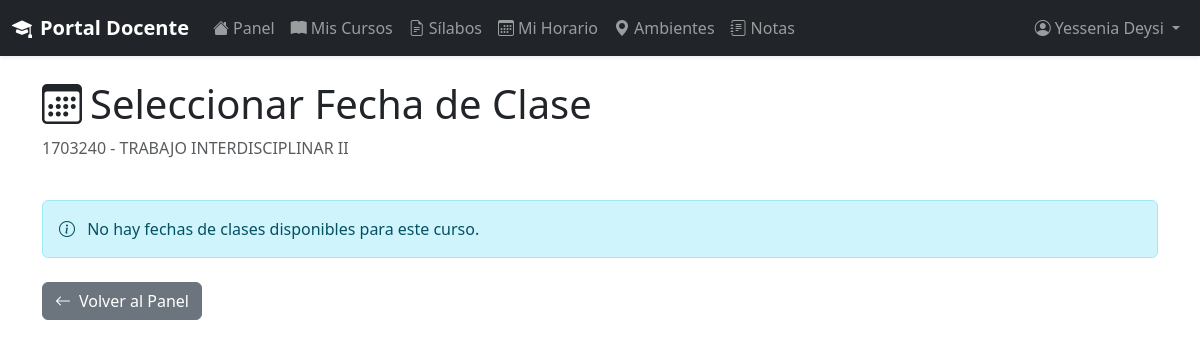
The page /asistencia/profesor/curso/1703240/seleccionar-fecha/ (signed in) on the database as committed earlier.
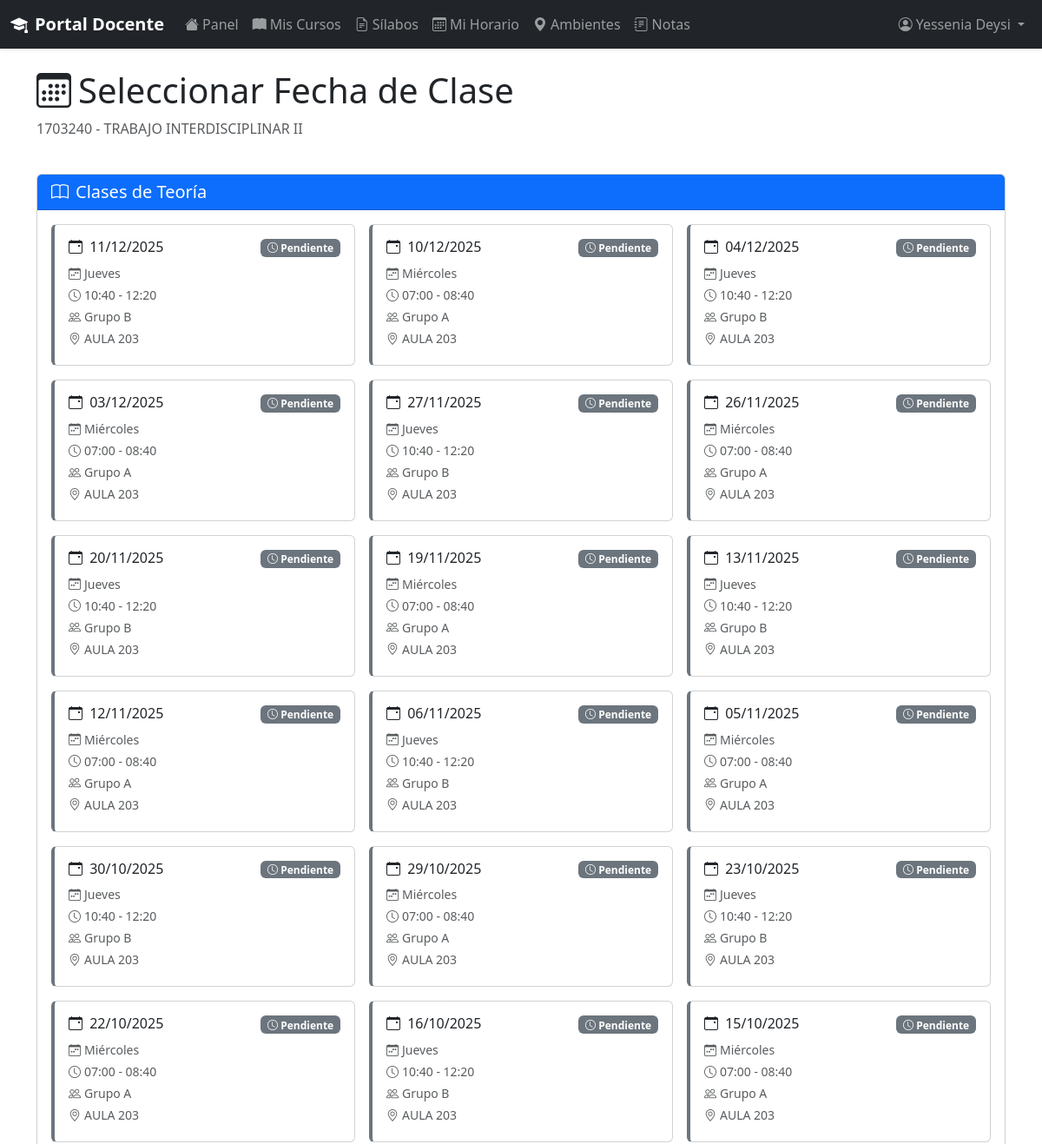
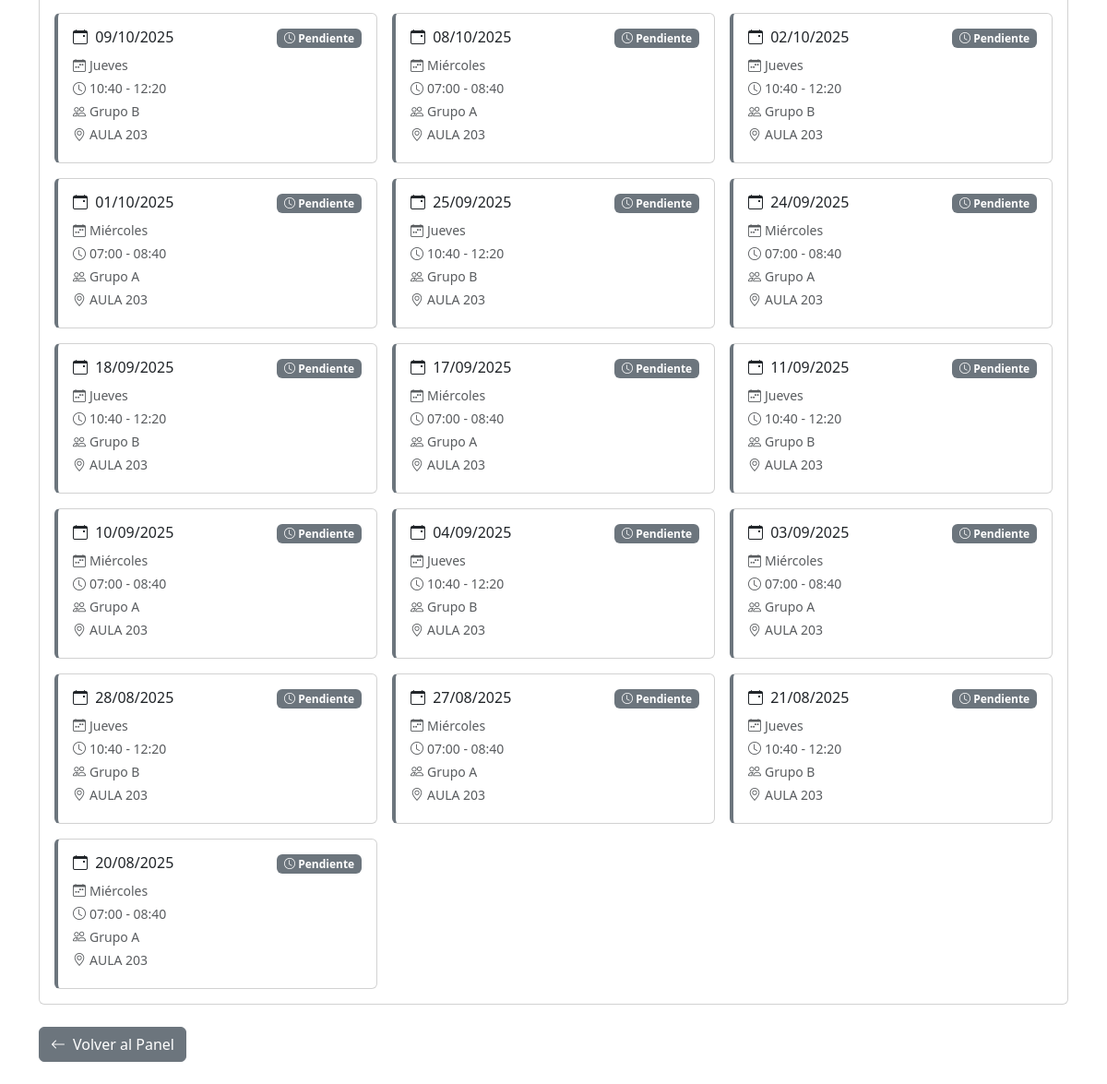
The same page on the database as committed later (2 pictures, top to bottom).
### app/models/usuario/models.py (models this page shows, shortened)
class Usuario(AbstractBaseUser, PermissionsMixin):
    codigo = models.CharField(max_length=20, unique=True, primary_key=True)
    nombres = models.CharField(max_length=100)
    apellidos = models.CharField(max_length=100)
    email = models.EmailField(unique=True, validators=[EmailValidator()])
    telefono = models.CharField(max_length=20, blank=True, null=True)
    dni = models.CharField(
        max_length=8,
        unique=True,
        validators=[RegexValidator(regex=r'^\d{8}$', message='DNI debe tener 8 dígitos')]
    )
    tipo_usuario = models.ForeignKey(
        TipoUsuario,
        on_delete=models.PROTECT,
        related_name='usuarios'
    )
    estado_cuenta = models.ForeignKey(
        EstadoCuenta,
        on_delete=models.PROTECT,
        related_name='usuarios',
        default='ACTIVO'
    )
    permisos_usuario = models.ManyToManyField(
        Permiso,
        related_name='usuarios',
        blank=True
    )
    fecha_registro = models.DateTimeField(auto_now_add=True)
    fecha_actualizacion = models.DateTimeField(auto_now=True)
    ultimo_acceso = models.DateTimeField(null=True, blank=True)
    direccion_ip_ultimo_acceso = models.GenericIPAddressField(null=True, blank=True)
    is_active = models.BooleanField(default=True)
    is_staff = models.BooleanField(default=False)
    is_superuser = models.BooleanField(default=False)
    objects = UsuarioManager()
    USERNAME_FIELD = 'email'
    REQUIRED_FIELDS = ['codigo', 'nombres', 'apellidos', 'dni']
    class Meta:
        db_table = 'usuario'
        verbose_name = 'Usuario'
        verbose_name_plural = 'Usuarios'
        ordering = ['apellidos', 'nombres']

### app/models/curso/models.py (models this page shows, shortened)
class Curso(models.Model):
    codigo = models.CharField(max_length=20, unique=True, primary_key=True)
    nombre = models.CharField(max_length=200)
    descripcion = models.TextField(blank=True, null=True)
    creditos = models.IntegerField(default=3)
    horas_teoria = models.IntegerField(default=2)
    horas_practica = models.IntegerField(default=2)
    horas_laboratorio = models.IntegerField(default=0)
    semestre_recomendado = models.IntegerField(default=1)
    escuela = models.ForeignKey(
        Escuela,
        on_delete=models.PROTECT,
        related_name='cursos'
    )
    prerequisitos = models.ManyToManyField(
        'self',
        symmetrical=False,
        related_name='cursos_siguientes',
        blank=True
    )
    fecha_creacion = models.DateTimeField(auto_now_add=True)
    fecha_actualizacion = models.DateTimeField(auto_now=True)
    is_active = models.BooleanField(default=True)
    tiene_grupo_b = models.BooleanField(
        default=False,
        help_text='Si el curso tiene dos grupos (A y B)'
    )
    class Meta:
        db_table = 'curso'
        verbose_name = 'Curso'
        verbose_name_plural = 'Cursos'
        ordering = ['codigo']

### app/models/asistencia/models.py (models this page shows, shortened)
class Ubicacion(models.Model):
    TIPO_UBICACION = [
        ('AULA', 'Aula'),
        ('LABORATORIO', 'Laboratorio'),
        ('AUDITORIO', 'Auditorio'),
        ('BIBLIOTECA', 'Biblioteca'),
        ('VIRTUAL', 'Virtual'),
    ]
    codigo = models.CharField(max_length=20, unique=True, primary_key=True)
    nombre = models.CharField(max_length=100)
    tipo = models.CharField(max_length=20, choices=TIPO_UBICACION)
    pabellon = models.CharField(max_length=50, blank=True, null=True)
    piso = models.IntegerField(null=True, blank=True)
    capacidad = models.IntegerField(default=30)
    tiene_proyector = models.BooleanField(default=False)
    tiene_computadoras = models.BooleanField(default=False)
    descripcion = models.TextField(blank=True, null=True)
    is_active = models.BooleanField(default=True)
    class Meta:
        db_table = 'ubicacion'
        verbose_name = 'Ubicación'
        verbose_name_plural = 'Ubicaciones'

### app/models/horario/models.py (models this page shows, shortened)
class Horario(models.Model):
    DIAS_SEMANA = [
        (1, 'Lunes'),
        (2, 'Martes'),
        (3, 'Miércoles'),
        (4, 'Jueves'),
        (5, 'Viernes'),
        (6, 'Sábado'),
        (7, 'Domingo'),
    ]
    TIPO_CLASE = [
        ('TEORIA', 'Teoría'),
        ('PRACTICA', 'Práctica'),
        ('LABORATORIO', 'Laboratorio'),
        ('RESERVA', 'Reserva de Ambiente'),
    ]
    curso = models.ForeignKey(
        Curso,
        on_delete=models.CASCADE,
        related_name='horarios',
        null=True,
        blank=True
    )
    profesor = models.ForeignKey(
        Profesor,
        on_delete=models.SET_NULL,
        null=True,
        related_name='horarios'
    )
    ubicacion = models.ForeignKey(
        Ubicacion,
        on_delete=models.SET_NULL,
        null=True,
        related_name='horarios'
    )
    dia_semana = models.IntegerField(choices=DIAS_SEMANA)
    hora_inicio = models.TimeField()
    hora_fin = models.TimeField()
    tipo_clase = models.CharField(max_length=20, choices=TIPO_CLASE)
    periodo_academico = models.CharField(max_length=20)
    grupo = models.CharField(max_length=10, default='A')
    fecha_inicio = models.DateField()
    fecha_fin = models.DateField()
    is_active = models.BooleanField(default=True)
    observaciones = models.TextField(blank=True, null=True)
    es_reserva_extra = models.BooleanField(default=False)
    class Meta:
        db_table = 'horario'
        verbose_name = 'Horario'
        verbose_name_plural = 'Horarios'
        ordering = ['dia_semana', 'hora_inicio']

### app/models/asistencia/views.py (the view)
# urls.py: path('profesor/curso/<str:curso_id>/seleccionar-fecha/', views.seleccionar_fecha_asistencia, name='seleccionar_fecha_asistencia'),
@never_cache
@login_required
def seleccionar_fecha_asistencia(request, curso_id):
    from app.models.horario.models import Horario
    from app.models.usuario.ip_utils import verificar_y_alertar_ip
    try:
        profesor = Profesor.objects.get(usuario=request.user)
    except Profesor.DoesNotExist:
        messages.error(request, 'Solo los profesores pueden acceder a esta página.')
        return redirect('profesor_dashboard')
    es_ip_autorizada, alerta_ip = verificar_y_alertar_ip(
        request,
        profesor,
        f"Acceso a selección de fecha - Curso {curso_id}"
    )
    if not es_ip_autorizada and alerta_ip:
        messages.warning(
            request,
            f'⚠️ Acceso desde IP no autorizada ({alerta_ip.ip_address}). '
            'La secretaría ha sido notificada.'
        )
    curso = get_object_or_404(Curso, codigo=curso_id)
    horarios = Horario.objects.filter(
        profesor=profesor,
        curso=curso,
        is_active=True,
        periodo_academico='2025-B'
    ).order_by('tipo_clase', 'dia_semana', 'hora_inicio')
    from datetime import date, timedelta
    fechas_por_tipo = {
        'TEORIA': [],
        'PRACTICA': [],
        'LABORATORIO': []
    }
    fecha_hoy = timezone.now().date()
    horarios_agrupados = {}
    for horario in horarios:
        clave = (horario.tipo_clase, horario.dia_semana, horario.grupo)
        if clave not in horarios_agrupados:
            horarios_agrupados[clave] = []
        horarios_agrupados[clave].append(horario)
    for (tipo_clase, dia_semana, grupo), lista_horarios in horarios_agrupados.items():
        lista_horarios.sort(key=lambda h: h.hora_inicio)
        horario_principal = lista_horarios[0]
        hora_inicio = horario_principal.hora_inicio
        hora_fin = lista_horarios[-1].hora_fin  # Usar la hora fin del último bloque
        fecha_inicio_min = min(h.fecha_inicio for h in lista_horarios)
        fecha_fin_max = max(h.fecha_fin for h in lista_horarios)
        fecha_actual = fecha_inicio_min
        fecha_fin = min(fecha_fin_max, fecha_hoy)
        while fecha_actual <= fecha_fin:
            if fecha_actual.isoweekday() == dia_semana:
                asistencia_registrada = Asistencia.objects.filter(
                    curso=curso,
                    fecha=fecha_actual,
                    registrado_por=profesor
                ).first()
                fechas_por_tipo[tipo_clase].append({
                    'fecha': fecha_actual,
                    'dia_semana': horario_principal.get_dia_semana_display(),
                    'hora_inicio': hora_inicio,
                    'hora_fin': hora_fin,
                    'grupo': grupo,
                    'ubicacion': horario_principal.ubicacion,
                    'registrada': asistencia_registrada is not None,
                    'tema': asistencia_registrada.tema_clase if asistencia_registrada else None,
                    'horario_id': horario_principal.id
                })
            fecha_actual += timedelta(days=1)
    for tipo in fechas_por_tipo:
        fechas_por_tipo[tipo] = sorted(fechas_por_tipo[tipo], key=lambda x: x['fecha'], reverse=True)
    context = {
        'usuario': request.user,
        'profesor': profesor,
        'curso': curso,
        'fechas_por_tipo': fechas_por_tipo,
        'fecha_hoy': fecha_hoy
    }
    return render(request, 'asistencia/seleccionar_fecha.html', context)

### Templates/asistencia/seleccionar_fecha.html (shortened to what this page needs)
<!doctype html>
<html lang="es">
<head>
    <link href="https://cdn.jsdelivr.net/npm/bootstrap@5.3.2/dist/css/bootstrap.min.css" rel="stylesheet">
    <link rel="stylesheet" href="https://cdn.jsdelivr.net/npm/bootstrap-icons@1.11.1/font/bootstrap-icons.css">
</head>
<body>
                        <nav class="navbar navbar-expand-lg navbar-dark bg-dark shadow-sm">
        <div class="container-fluid">
            <a class="navbar-brand fw-bold" href="{% url 'profesor_dashboard' %}">
                <i class="bi bi-mortarboard-fill me-2"></i>Portal Docente
            </a>
            <div class="collapse navbar-collapse" id="navbarNav">
                <ul class="navbar-nav me-auto">
                    <li class="nav-item">
                        <a class="nav-link {% if request.resolver_match.url_name == 'profesor_dashboard' %}active{% endif %}"
                           href="{% url 'profesor_dashboard' %}">
                            <i class="bi bi-house-fill me-1"></i>Panel
                        </a>
                    </li>
                    <li class="nav-item">
                        <a class="nav-link {% if request.resolver_match.url_name == 'profesor_cursos' %}active{% endif %}"
                           href="{% url 'profesor_cursos' %}">
                            <i class="bi bi-book-fill me-1"></i>Mis Cursos
                        </a>
                    </li>
                    <li class="nav-item">
                        <a class="nav-link {% if request.resolver_match.url_name == 'listar_silabos_profesor' %}active{% endif %}"
                           href="{% url 'listar_silabos_profesor' %}">
                            <i class="bi bi-file-earmark-text me-1"></i>Sílabos
                        </a>
                    </li>
                    <li class="nav-item">
                        <a class="nav-link {% if request.resolver_match.url_name == 'profesor_horario' %}active{% endif %}"
                           href="{% url 'profesor_horario' %}">
                            <i class="bi bi-calendar3 me-1"></i>Mi Horario
                        </a>
                    </li>
                    <li class="nav-item">
                        <a class="nav-link {% if request.resolver_match.url_name == 'profesor_horario_ambiente' %}active{% endif %}"
                           href="{% url 'profesor_horario_ambiente' %}">
                            <i class="bi bi-geo-alt-fill me-1"></i>Ambientes
                        </a>
                    </li>
                    <li class="nav-item">
                        <a class="nav-link {% if 'notas' in request.resolver_match.url_name %}active{% endif %}"
                           href="{% url 'seleccionar_curso_notas' %}">
                            <i class="bi bi-journal-text me-1"></i>Notas
                        </a>
                    </li>
                </ul>
                <ul class="navbar-nav ms-auto">
                    <li class="nav-item dropdown">
                        <a class="nav-link dropdown-toggle" href="#" id="navbarDropdown" role="button" data-bs-toggle="dropdown">
                            <i class="bi bi-person-circle me-1"></i>{{ request.user.nombres }}
                        </a>
                    </li>
                </ul>
            </div>
        </div>
    </nav>
<main class="container mt-4">
    <div class="row mb-4">
        <div class="col">
            <h1><i class="bi bi-calendar3 me-2"></i>Seleccionar Fecha de Clase</h1>
            <p class="text-muted">{{ curso.codigo }} - {{ curso.nombre }}</p>
        </div>
    </div>
    {% if fechas_por_tipo.TEORIA %}
    <div class="card mb-4">
        <div class="card-header bg-primary text-white">
            <h5 class="mb-0"><i class="bi bi-book me-2"></i>Clases de Teoría</h5>
        </div>
        <div class="card-body">
            <div class="row g-3">
                {% for fecha_info in fechas_por_tipo.TEORIA %}
                <div class="col-md-6 col-lg-4">
                    <div class="card fecha-card {% if fecha_info.registrada %}registrada{% else %}pendiente{% endif %}"
                         onclick="window.location.href='{% url 'asistencia_registrar' curso.codigo %}?fecha={{ fecha_info.fecha|date:'Y-m-d' }}&grupo={{ fecha_info.grupo }}'">
                        <div class="card-body">
                            <div class="d-flex justify-content-between align-items-start mb-2">
                                <h6 class="card-title mb-0">
                                    <i class="bi bi-calendar-event me-1"></i>
                                    {{ fecha_info.fecha|date:"d/m/Y" }}
                                </h6>
                                {% if fecha_info.registrada %}
                                <span class="badge bg-success"><i class="bi bi-check-circle"></i> Registrada</span>
                                {% else %}
                                <span class="badge bg-secondary"><i class="bi bi-clock"></i> Pendiente</span>
                                {% endif %}
                            </div>
                            <p class="card-text text-muted small mb-1">
                                <i class="bi bi-calendar-week me-1"></i>{{ fecha_info.dia_semana }}
                            </p>
                            <p class="card-text text-muted small mb-1">
                                <i class="bi bi-clock me-1"></i>{{ fecha_info.hora_inicio|time:"H:i" }} - {{ fecha_info.hora_fin|time:"H:i" }}
                            </p>
                            <p class="card-text text-muted small mb-1">
                                <i class="bi bi-people me-1"></i>Grupo {{ fecha_info.grupo }}
                            </p>
                            {% if fecha_info.ubicacion %}
                            <p class="card-text text-muted small mb-1">
                                <i class="bi bi-geo-alt me-1"></i>{{ fecha_info.ubicacion.nombre }}
                            </p>
                            {% endif %}
                        </div>
                    </div>
                </div>
                {% endfor %}
            </div>
        </div>
    </div>
    {% endif %}
    {% if not fechas_por_tipo.TEORIA and not fechas_por_tipo.PRACTICA and not fechas_por_tipo.LABORATORIO %}
    <div class="alert alert-info">
        <i class="bi bi-info-circle me-2"></i>
        No hay fechas de clases disponibles para este curso.
    </div>
    {% endif %}
    <div class="mt-4 mb-4">
        <a href="{% url 'profesor_dashboard' %}" class="btn btn-secondary">
            <i class="bi bi-arrow-left me-2"></i>Volver al Panel
        </a>
    </div>
</main>
</body>
</html>

Rows that differ between the two databases and show on the page:
added Ubicacion: fecha "11/12/2025", dia_semana "Jueves", hora_inicio "10:40", hora_fin "12:20", grupo "B", ubicacion.nombre "AULA 203", fecha "10/12/2025", dia_semana "Miércoles", hora_inicio "07:00", hora_fin "08:40", grupo "A", fecha "04/12/2025", fecha "03/12/2025", fecha "27/11/2025", fecha "26/11/2025", fecha "20/11/2025", fecha "19/11/2025", fecha "13/11/2025", fecha "12/11/2025", fecha "06/11/2025", fecha "05/11/2025", fecha "30/10/2025", fecha "29/10/2025", fecha "23/10/2025", fecha "22/10/2025", fecha "16/10/2025", fecha "15/10/2025", fecha "09/10/2025", fecha "08/10/2025", fecha "02/10/2025", fecha "01/10/2025", fecha "25/09/2025", fecha "24/09/2025", fecha "18/09/2025", fecha "17/09/2025", fecha "11/09/2025", fecha "10/09/2025", fecha "04/09/2025", fecha "03/09/2025", fecha "28/08/2025", fecha "27/08/2025", fecha "21/08/2025", fecha "20/08/2025"
Other text that changed with them:
text no longer shown: "No hay fechas de clases disponibles para este curso."
text now shown: "Clases de Teoría"
